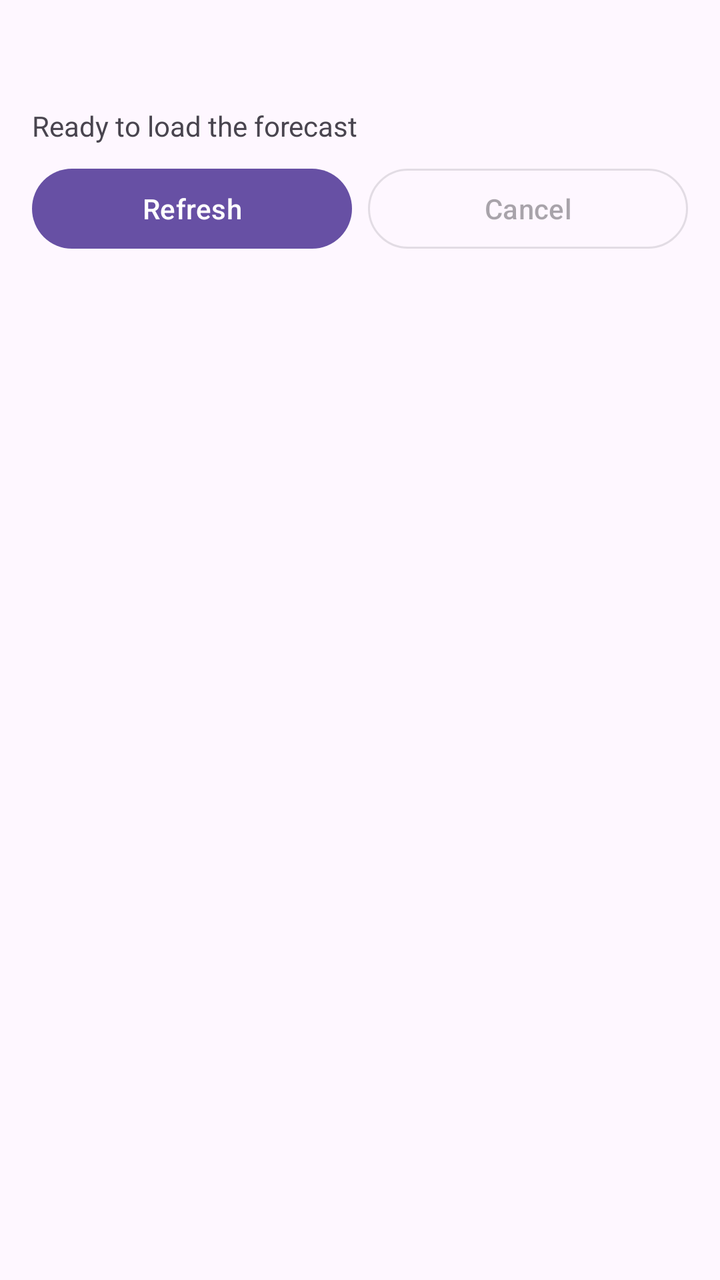
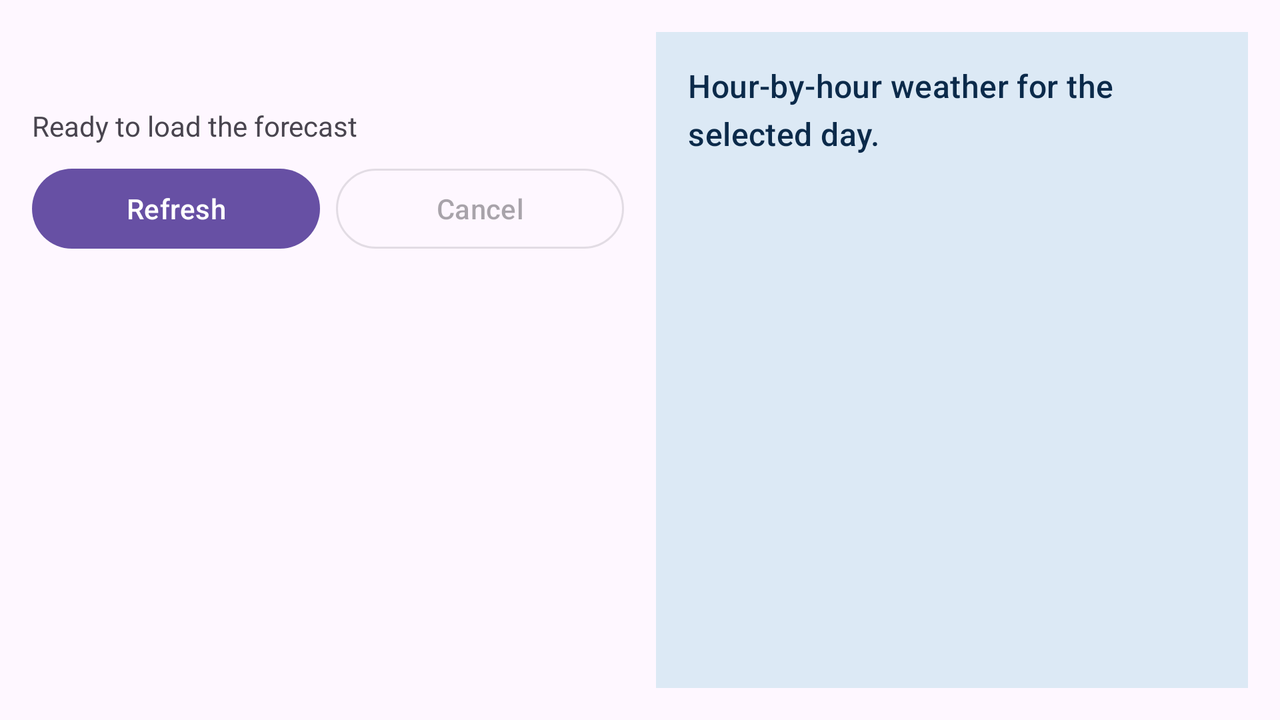

The same Android screen from two of the app's own layout files: first res/layout/ as a phone draws it, then the repository's variant for another configuration, drawn on a device whose configuration selects that folder. Both files follow.
<!-- AndroidManifest.xml: application theme Theme.UPRStudentHub -->
<!-- res/layout/activity_explorer.xml -->
<?xml version="1.0" encoding="utf-8"?>
<LinearLayout xmlns:android="http://schemas.android.com/apk/res/android"
    android:layout_width="match_parent"
    android:layout_height="match_parent"
    android:fitsSystemWindows="true"
    android:orientation="vertical">

    <TextView
        android:id="@+id/tvOffline"
        android:layout_width="match_parent"
        android:layout_height="wrap_content"
        android:background="@color/upt_navy"
        android:gravity="center"
        android:minHeight="@dimen/touch_target"
        android:text="@string/banner_offline_explorer"
        android:textColor="@android:color/white"
        android:visibility="gone" />

    <LinearLayout
        android:layout_width="match_parent"
        android:layout_height="match_parent"
        android:orientation="vertical"
        android:padding="@dimen/spacing_m">

        <TextView
            android:id="@+id/tvGreeting"
            android:layout_width="match_parent"
            android:layout_height="wrap_content"
            android:textAppearance="?attr/textAppearanceTitleLarge" />

        <TextView
            android:id="@+id/tvStatus"
            android:layout_width="match_parent"
            android:layout_height="wrap_content"
            android:layout_marginTop="@dimen/spacing_s"
            android:text="@string/status_idle_explorer" />

        <ProgressBar
            android:id="@+id/progressBar"
            style="?android:attr/progressBarStyleHorizontal"
            android:layout_width="match_parent"
            android:layout_height="wrap_content"
            android:layout_marginTop="@dimen/spacing_s"
            android:indeterminate="true"
            android:visibility="gone" />

        <LinearLayout
            android:layout_width="match_parent"
            android:layout_height="wrap_content"
            android:layout_marginTop="@dimen/spacing_s"
            android:orientation="horizontal">

            <Button
                android:id="@+id/btnRefresh"
                android:layout_width="0dp"
                android:layout_height="wrap_content"
                android:layout_weight="1"
                android:layout_marginEnd="@dimen/spacing_s"
                android:minHeight="@dimen/touch_target"
                android:text="@string/menu_refresh" />

            <Button
                android:id="@+id/btnCancel"
                style="?attr/materialButtonOutlinedStyle"
                android:layout_width="0dp"
                android:layout_height="wrap_content"
                android:layout_weight="1"
                android:enabled="false"
                android:minHeight="@dimen/touch_target"
                android:text="@string/btn_cancel_request" />
        </LinearLayout>

        <ListView
            android:id="@+id/listView"
            android:layout_width="match_parent"
            android:layout_height="0dp"
            android:layout_marginTop="@dimen/spacing_m"
            android:layout_weight="1"
            android:layoutAnimation="@anim/layout_animation" />
    </LinearLayout>
</LinearLayout>
<!-- resources referenced by this layout -->
<resources>
  <color name="upt_navy">#0B2A4A</color>
  <dimen name="spacing_m">16dp</dimen>
  <dimen name="spacing_s">8dp</dimen>
  <dimen name="touch_target">48dp</dimen>
  <string name="banner_offline_explorer">You are offline</string>
  <string name="btn_cancel_request">Cancel</string>
  <string name="menu_refresh">Refresh</string>
  <string name="status_idle_explorer">Ready to load the forecast</string>
  <style name="Theme.UPRStudentHub" parent="Base.Theme.UPRStudentHub" />
  <style name="Base.Theme.UPRStudentHub" parent="Theme.Material3.DayNight">
          
          
      </style>
</resources>
<!-- res/layout-land/activity_explorer.xml (the repository's variant of the layout above) -->
<!-- drawn on the phone turned sideways -->
<?xml version="1.0" encoding="utf-8"?>
<LinearLayout xmlns:android="http://schemas.android.com/apk/res/android"
    android:layout_width="match_parent"
    android:layout_height="match_parent"
    android:fitsSystemWindows="true"
    android:orientation="vertical">

    <TextView
        android:id="@+id/tvOffline"
        android:layout_width="match_parent"
        android:layout_height="wrap_content"
        android:background="@color/upt_navy"
        android:gravity="center"
        android:minHeight="@dimen/touch_target"
        android:text="@string/banner_offline_explorer"
        android:textColor="@android:color/white"
        android:visibility="gone" />

    <LinearLayout
        android:layout_width="match_parent"
        android:layout_height="match_parent"
        android:baselineAligned="false"
        android:orientation="horizontal"
        android:padding="@dimen/spacing_m">

        
        <LinearLayout
            android:layout_width="0dp"
            android:layout_height="match_parent"
            android:layout_weight="1"
            android:orientation="vertical">

            <TextView
                android:id="@+id/tvGreeting"
                android:layout_width="match_parent"
                android:layout_height="wrap_content"
                android:textAppearance="?attr/textAppearanceTitleLarge" />

            <TextView
                android:id="@+id/tvStatus"
                android:layout_width="match_parent"
                android:layout_height="wrap_content"
                android:layout_marginTop="@dimen/spacing_s"
                android:text="@string/status_idle_explorer" />

            <ProgressBar
                android:id="@+id/progressBar"
                style="?android:attr/progressBarStyleHorizontal"
                android:layout_width="match_parent"
                android:layout_height="wrap_content"
                android:layout_marginTop="@dimen/spacing_s"
                android:indeterminate="true"
                android:visibility="gone" />

            <LinearLayout
                android:layout_width="match_parent"
                android:layout_height="wrap_content"
                android:layout_marginTop="@dimen/spacing_s"
                android:orientation="horizontal">

                <Button
                    android:id="@+id/btnRefresh"
                    android:layout_width="0dp"
                    android:layout_height="wrap_content"
                    android:layout_weight="1"
                    android:layout_marginEnd="@dimen/spacing_s"
                    android:minHeight="@dimen/touch_target"
                    android:text="@string/menu_refresh" />

                <Button
                    android:id="@+id/btnCancel"
                    style="?attr/materialButtonOutlinedStyle"
                    android:layout_width="0dp"
                    android:layout_height="wrap_content"
                    android:layout_weight="1"
                    android:enabled="false"
                    android:minHeight="@dimen/touch_target"
                    android:text="@string/btn_cancel_request" />
            </LinearLayout>

            <ListView
                android:id="@+id/listView"
                android:layout_width="match_parent"
                android:layout_height="0dp"
                android:layout_marginTop="@dimen/spacing_m"
                android:layout_weight="1"
                android:layoutAnimation="@anim/layout_animation" />
        </LinearLayout>

        
        <LinearLayout
            android:id="@+id/detailPanel"
            android:layout_width="0dp"
            android:layout_height="match_parent"
            android:layout_marginStart="@dimen/spacing_m"
            android:layout_weight="1"
            android:background="@color/upt_light"
            android:orientation="vertical"
            android:padding="@dimen/spacing_m">

            <TextView
                android:id="@+id/tvPanelTitle"
                android:layout_width="match_parent"
                android:layout_height="wrap_content"
                android:text="@string/detail_card_hint"
                android:textAppearance="?attr/textAppearanceTitleMedium"
                android:textColor="@color/upt_navy" />

            <TextView
                android:id="@+id/tvPanelStatus"
                android:layout_width="match_parent"
                android:layout_height="wrap_content"
                android:layout_marginTop="@dimen/spacing_s"
                android:textColor="@color/upt_navy" />

            <Button
                android:id="@+id/btnPanelFavourite"
                style="?attr/materialButtonOutlinedStyle"
                android:layout_width="match_parent"
                android:layout_height="wrap_content"
                android:layout_marginTop="@dimen/spacing_s"
                android:minHeight="@dimen/touch_target"
                android:text="@string/favorite_add"
                android:visibility="gone" />

            <ScrollView
                android:layout_width="match_parent"
                android:layout_height="0dp"
                android:layout_marginTop="@dimen/spacing_s"
                android:layout_weight="1">

                <LinearLayout
                    android:id="@+id/panelHoursContainer"
                    android:layout_width="match_parent"
                    android:layout_height="wrap_content"
                    android:orientation="vertical" />
            </ScrollView>
        </LinearLayout>
    </LinearLayout>
</LinearLayout>
<!-- resources referenced by the variant -->
<!-- as the phone turned sideways resolves them -->
<resources>
  <color name="upt_light">#DCE9F5</color>
  <color name="upt_navy">#0B2A4A</color>
  <dimen name="spacing_m">16dp</dimen>
  <dimen name="spacing_s">8dp</dimen>
  <dimen name="touch_target">48dp</dimen>
  <string name="banner_offline_explorer">You are offline</string>
  <string name="btn_cancel_request">Cancel</string>
  <string name="detail_card_hint">Hour-by-hour weather for the selected day.</string>
  <string name="favorite_add">Mark as favourite</string>
  <string name="menu_refresh">Refresh</string>
  <string name="status_idle_explorer">Ready to load the forecast</string>
  <style name="Theme.UPRStudentHub" parent="Base.Theme.UPRStudentHub" />
  <style name="Base.Theme.UPRStudentHub" parent="Theme.Material3.DayNight">
          
          
      </style>
</resources>
